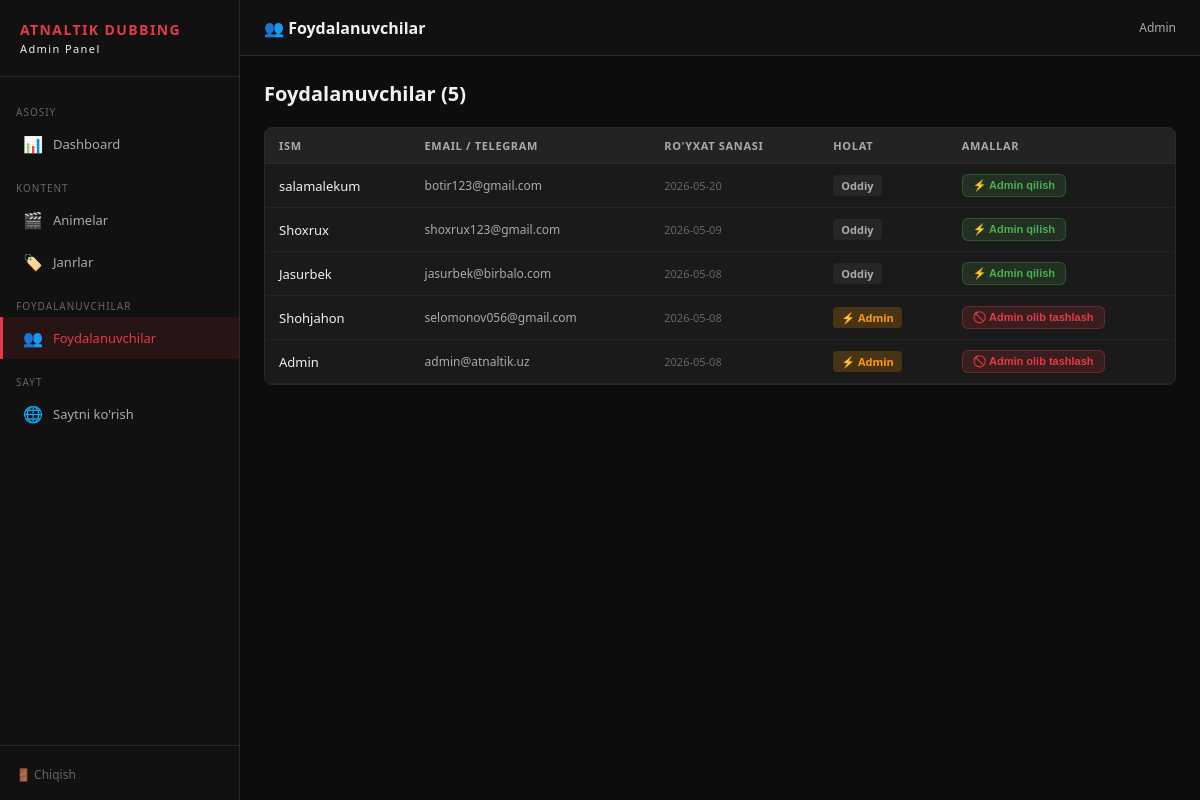
The app's page /admin/users (signed in), older data.
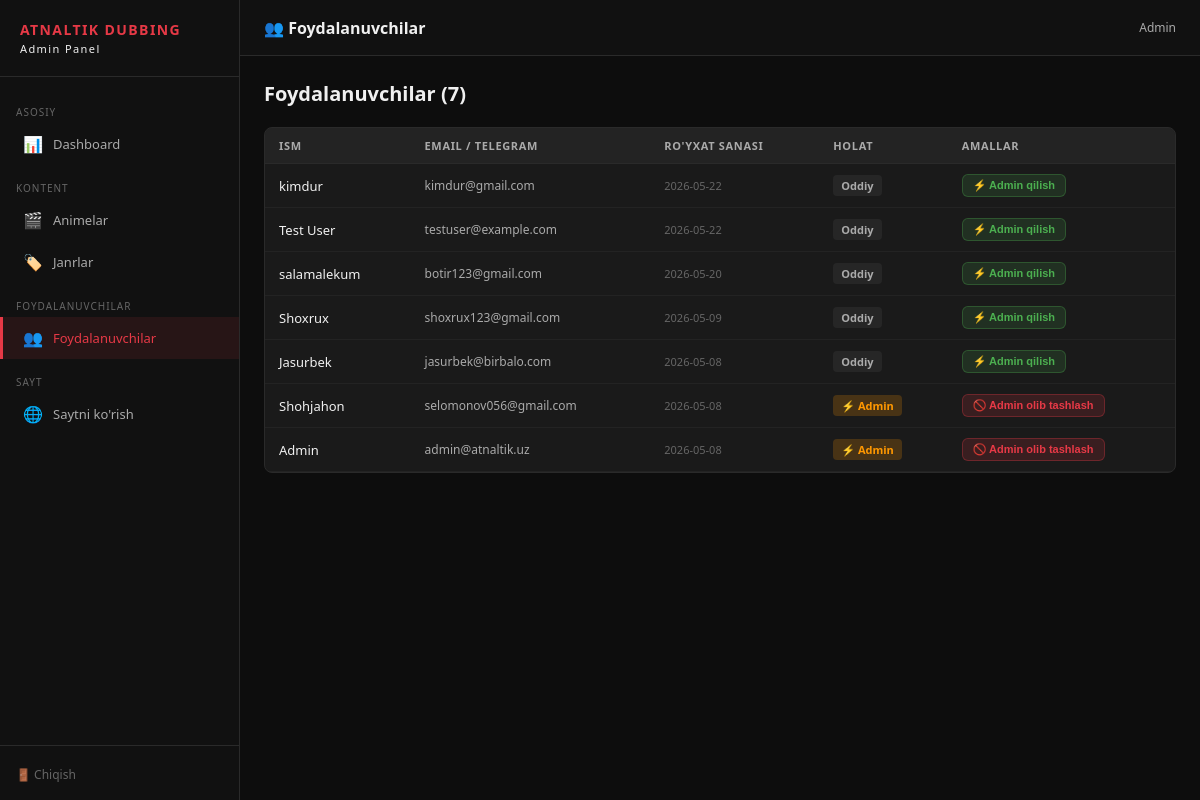
The same page, newer data.
### tables this page shows
CREATE TABLE users (
                id INTEGER PRIMARY KEY AUTOINCREMENT,
                email TEXT UNIQUE,
                password_hash TEXT,
                first_name TEXT NOT NULL DEFAULT '',
                last_name TEXT DEFAULT '',
                username TEXT DEFAULT '',
                photo_url TEXT DEFAULT '',
                telegram_id TEXT UNIQUE,
                is_admin INTEGER DEFAULT 0,
                created_at TEXT DEFAULT CURRENT_TIMESTAMP
            , balance REAL DEFAULT 0.0, premium_until TEXT DEFAULT NULL, premium_type TEXT DEFAULT NULL);

### app.py (the view)
@app.route('/admin/users')
@admin_required
def admin_users():
    users = db.get_all_users()
    return render_template('admin/users.html', users=users)

### app.py (called while the page is built)
@app.before_request
def handle_options():
    if request.method == 'OPTIONS':
        response = Response()
        response.headers['Access-Control-Allow-Origin'] = '*'
        response.headers['Access-Control-Allow-Headers'] = 'Content-Type,Authorization'
        response.headers['Access-Control-Allow-Methods'] = 'GET,PUT,POST,DELETE,OPTIONS'
        return response

@app.after_request
def add_cors_headers(response):
    response.headers['Access-Control-Allow-Origin'] = '*'
    response.headers['Access-Control-Allow-Headers'] = 'Content-Type,Authorization'
    response.headers['Access-Control-Allow-Methods'] = 'GET,PUT,POST,DELETE,OPTIONS'
    return response

def admin_required(f):
    @wraps(f)
    def decorated(*args, **kwargs):
        if 'user_id' not in session:
            return redirect(url_for('admin_login'))
        user = db.get_user(session['user_id'])
        if not user or not user['is_admin']:
            return redirect(url_for('admin_login'))
        return f(*args, **kwargs)
    return decorated

### database/db.py (called while the page is built)
    @contextmanager
    def get_conn(self):
        conn = sqlite3.connect(self.db_path)
        conn.row_factory = sqlite3.Row
        conn.execute("PRAGMA journal_mode=WAL")
        conn.execute("PRAGMA foreign_keys=ON")
        try:
            yield conn
            conn.commit()
        except Exception:
            conn.rollback()
            raise
        finally:
            conn.close()

    def get_user(self, user_id):
        with self.get_conn() as conn:
            row = conn.execute("SELECT * FROM users WHERE id=?", (user_id,)).fetchone()
            return dict(row) if row else None

    def get_all_users(self):
        with self.get_conn() as conn:
            rows = conn.execute("SELECT * FROM users ORDER BY created_at DESC").fetchall()
            return [dict(r) for r in rows]

### templates/admin/users.html (shortened to what this page needs)
{% extends "admin/base.html" %}
{% block page_title %}👥 Foydalanuvchilar{% endblock %}
{% block content %}
<div class="page-header">
  <h2>Foydalanuvchilar ({{ users|length }})</h2>
</div>
<div class="card" style="padding:0;overflow:hidden">
  <table>
    <thead>
      <tr><th>Ism</th><th>Email / Telegram</th><th>Ro'yxat sanasi</th><th>Holat</th><th>Amallar</th></tr>
    </thead>
    <tbody>
      {% for u in users %}
      <tr>
        <td>
          {{ u.first_name }} {{ u.last_name or '' }}
        </td>
        <td style="font-size:12px;color:var(--text2)">
          {% if u.email %}{{ u.email }}{% endif %}
        </td>
        <td style="font-size:11px;color:var(--text3)">{{ u.created_at[:10] if u.created_at else '' }}</td>
        <td>
          {% if u.is_admin %}
            <span class="badge badge-orange">⚡ Admin</span>
          {% else %}
            <span class="badge" style="background:rgba(255,255,255,.05);color:var(--text2)">Oddiy</span>
          {% endif %}
        </td>
        <td>
          <form method="POST" action="/admin/users/{{ u.id }}/toggle-admin">
            <button type="submit" class="btn btn-sm {{ 'btn-danger' if u.is_admin else 'btn-success' }}">
              {{ '🚫 Admin olib tashlash' if u.is_admin else '⚡ Admin qilish' }}
            </button>
          </form>
        </td>
      </tr>
      {% endfor %}
    </tbody>
  </table>
</div>
{% endblock %}

### templates/admin/base.html (shortened to what this page needs)
<!DOCTYPE html>
<html lang="uz">
<head>
</head>
<body>
<aside class="sidebar">
  <div class="sidebar-logo">
    ATNALTIK DUBBING
    <span>Admin Panel</span>
  </div>
  <nav class="sidebar-nav">
    <div class="nav-section">Asosiy</div>
    <a href="/admin" class="nav-item {% if request.path == '/admin' %}active{% endif %}">
      <span class="icon">📊</span> Dashboard
    </a>
    <div class="nav-section">Kontent</div>
    <a href="/admin/animes" class="nav-item {% if '/admin/animes' in request.path %}active{% endif %}">
      <span class="icon">🎬</span> Animelar
    </a>
    <a href="/admin/genres" class="nav-item {% if '/admin/genres' in request.path %}active{% endif %}">
      <span class="icon">🏷️</span> Janrlar
    </a>
    <div class="nav-section">Foydalanuvchilar</div>
    <a href="/admin/users" class="nav-item {% if '/admin/users' in request.path %}active{% endif %}">
      <span class="icon">👥</span> Foydalanuvchilar
    </a>
    <div class="nav-section">Sayt</div>
    <a href="/" class="nav-item" target="_blank">
      <span class="icon">🌐</span> Saytni ko'rish
    </a>
  </nav>
  <div class="sidebar-footer">
    <a href="/admin/logout">🚪 Chiqish</a>
  </div>
</aside>
<main class="main">
  <div class="topbar">
    <div class="topbar-title">{% block page_title %}{% endblock %}</div>
    <div class="topbar-right">
      <span style="font-size:12px;color:var(--text2)">Admin</span>
    </div>
  </div>
  <div class="content">
    {% block content %}{% endblock %}
  </div>
</main>
</body>
</html>

### templates/admin/base.html (style rules this page uses)
* { margin:0;padding:0;box-sizing:border-box }
:root { --bg:#0d0d0d;--sidebar:#111;--card:#1a1a1a;--border:#2a2a2a; --accent:#e63946;--text:#f0f0f0;--text2:#aaa;--text3:#666; --green:#4caf50;--blue:#2196f3;--orange:#ff9800; }
body { font-family:'Segoe UI',sans-serif;background:var(--bg);color:var(--text);display:flex;min-height:100vh }
.sidebar { width:240px;background:var(--sidebar);border-right:1px solid var(--border);display:flex;flex-direction:column;position:fixed;top:0;left:0;height:100vh;overflow-y:auto }
.sidebar-logo { padding:20px;font-size:14px;font-weight:700;color:var(--accent);border-bottom:1px solid var(--border);letter-spacing:.1em }
.sidebar-logo span { color:var(--text);font-size:11px;display:block;font-weight:400;margin-top:2px }
.sidebar-nav { padding:12px 0;flex:1 }
.nav-section { padding:8px 16px 4px;font-size:10px;color:var(--text3);text-transform:uppercase;letter-spacing:.1em;margin-top:8px }
.nav-item { display:flex;align-items:center;gap:10px;padding:10px 20px;color:var(--text2);text-decoration:none;font-size:13px;transition:.15s;border-left:3px solid transparent }
.nav-item.active { background:rgba(230,57,70,.1);color:var(--accent);border-left-color:var(--accent) }
.nav-item .icon { font-size:16px;width:20px;text-align:center }
.sidebar-footer { padding:16px;border-top:1px solid var(--border) }
.sidebar-footer a { color:var(--text3);font-size:12px;text-decoration:none }
.main { margin-left:240px;flex:1;display:flex;flex-direction:column;min-height:100vh }
.topbar { background:var(--sidebar);border-bottom:1px solid var(--border);padding:0 24px;height:56px;display:flex;align-items:center;justify-content:space-between;position:sticky;top:0;z-index:10 }
.topbar-title { font-size:16px;font-weight:600 }
.topbar-right { display:flex;align-items:center;gap:12px }
.content { padding:24px;flex:1 }
.card { background:var(--card);border:1px solid var(--border);border-radius:8px;padding:20px;margin-bottom:16px }
table { width:100%;border-collapse:collapse;font-size:13px }
th { background:rgba(255,255,255,.04);padding:10px 14px;text-align:left;font-size:11px;font-weight:600;color:var(--text2);text-transform:uppercase;letter-spacing:.06em;border-bottom:1px solid var(--border) }
td { padding:10px 14px;border-bottom:1px solid rgba(255,255,255,.04);vertical-align:middle }
.btn { display:inline-flex;align-items:center;gap:6px;padding:7px 14px;border:none;border-radius:6px;font-size:12px;font-weight:600;cursor:pointer;text-decoration:none;transition:.15s }
.btn-danger { background:rgba(230,57,70,.15);color:var(--accent);border:1px solid rgba(230,57,70,.3) }
.btn-sm { padding:4px 10px;font-size:11px }
.btn-success { background:rgba(76,175,80,.15);color:var(--green);border:1px solid rgba(76,175,80,.3) }
.badge { display:inline-block;padding:3px 8px;border-radius:4px;font-size:11px;font-weight:600 }
.badge-orange { background:rgba(255,152,0,.2);color:var(--orange) }
.page-header { display:flex;align-items:center;justify-content:space-between;margin-bottom:20px }
.page-header h2 { font-size:20px;font-weight:700 }

Row changes from the older to the newer data that the page shows:
added users: first_name "kimdur", email "kimdur@gmail.com", created_at "2026-05-22", shows "Oddiy", is_admin "⚡ Admin qilish"
added users: first_name "Test User", email "testuser@example.com", created_at "2026-05-22", shows "Oddiy", is_admin "⚡ Admin qilish"
Text that changed along with them:
{{ users|length }}: "5" → "7"
